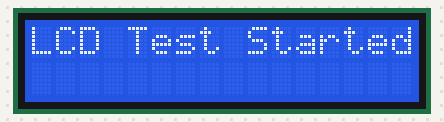
The sketch below on a simulated Arduino Uno, built with avr-gcc and run on an emulated ATmega328P. Shown: 16×2 character LCD. What the sketch prints to the serial monitor is not drawn.

Above: at 0.1 s.
At 2.1 s:
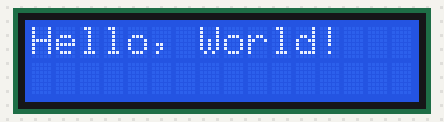

The sketch:

LCD_Display_Test_Code.ino
```cpp
#include <Wire.h>
#include <LiquidCrystal_I2C.h>

// === I2C Pins ===
#define LCD_SDA 21
#define LCD_SCL 22

// === LCD Object ===
LiquidCrystal_I2C lcd(0x27, 16, 2);  // I2C address 0x27, 16x2 display

void setup() {
  // Initialize Serial Monitor
  Serial.begin(115200);

  // Initialize LCD
  lcd.begin(16, 2);  // 16 columns, 2 rows
  lcd.backlight();   // Turn on the backlight
  lcd.setCursor(0, 0);
  lcd.print("LCD Test Started");

  delay(2000); // Give time for the user to see the initialization message
  lcd.clear();
}

void loop() {
  // Display text on LCD
  lcd.setCursor(0, 0);
  lcd.print("Hello, World!");

  // Serial output
  Serial.println("Displaying on LCD: Hello, World!");

  delay(1000);  // Update every second
}
```
